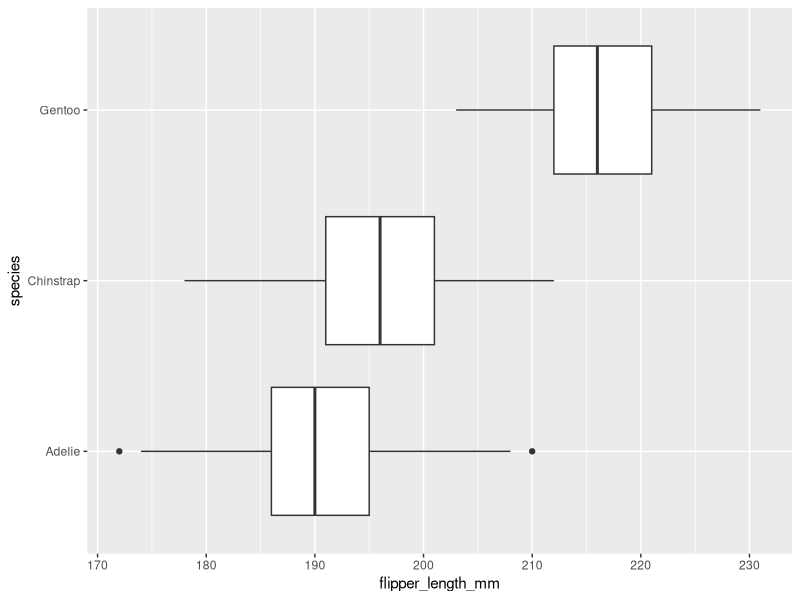
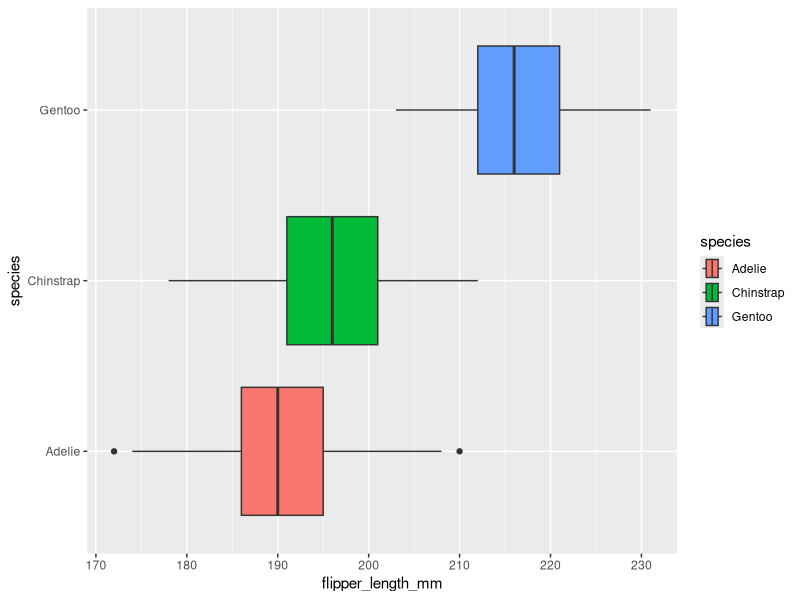
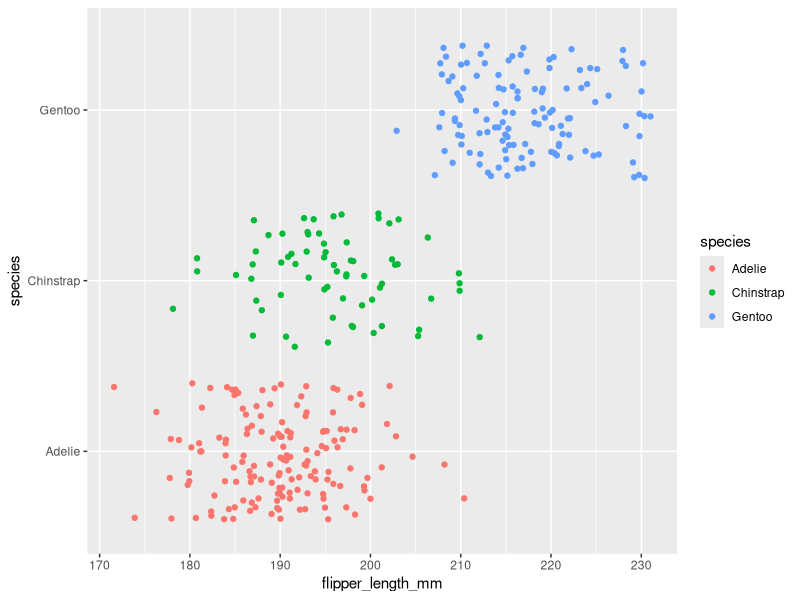
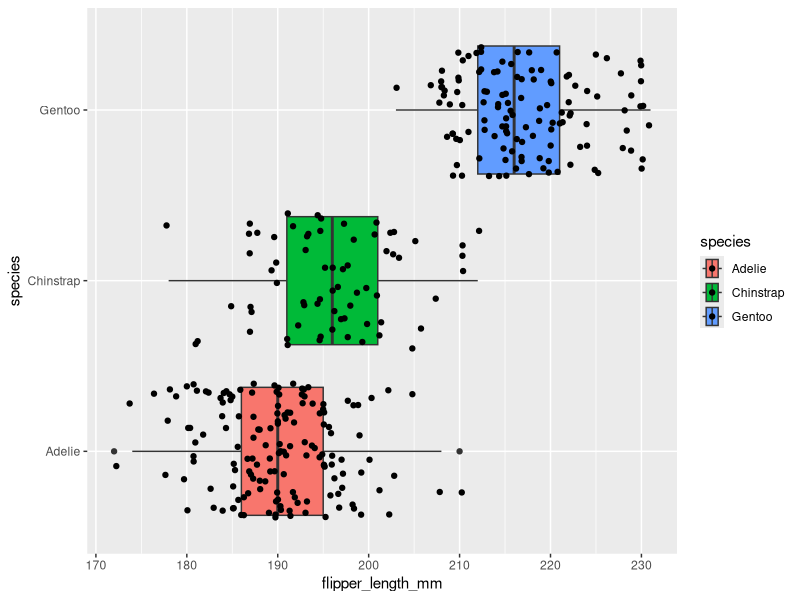
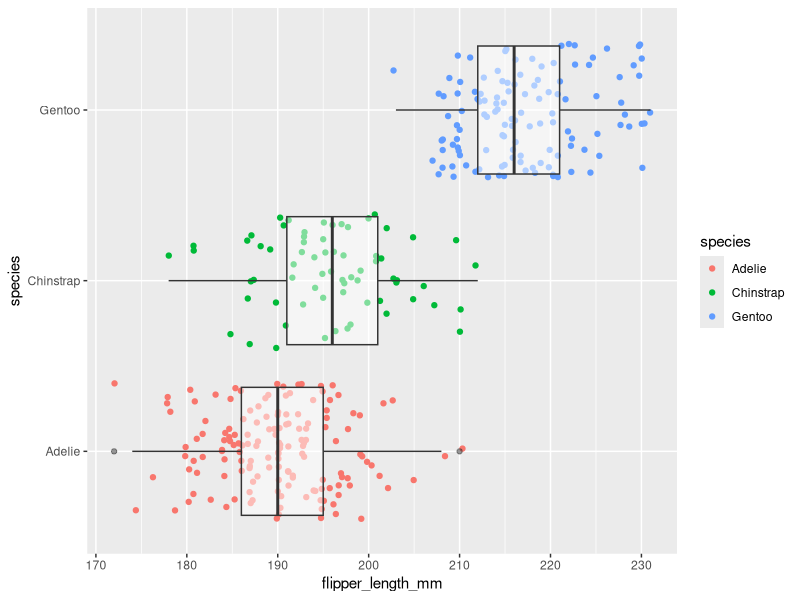
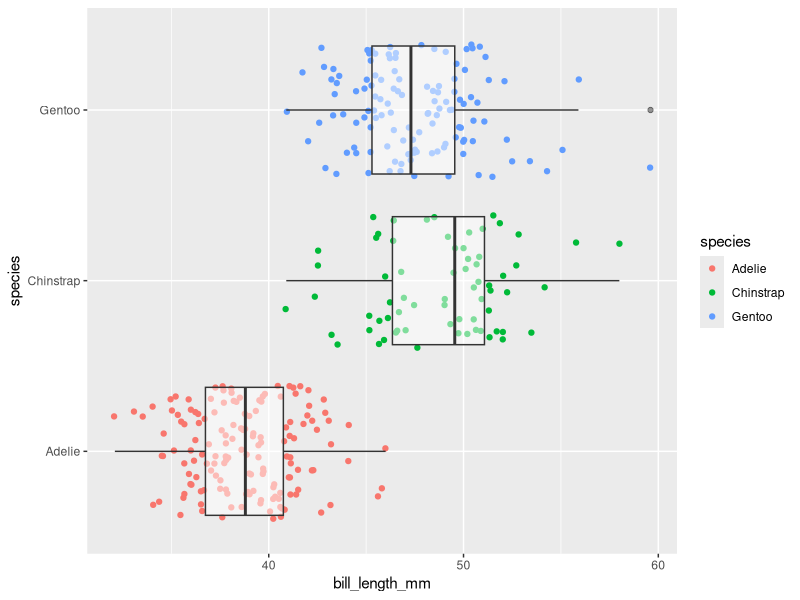
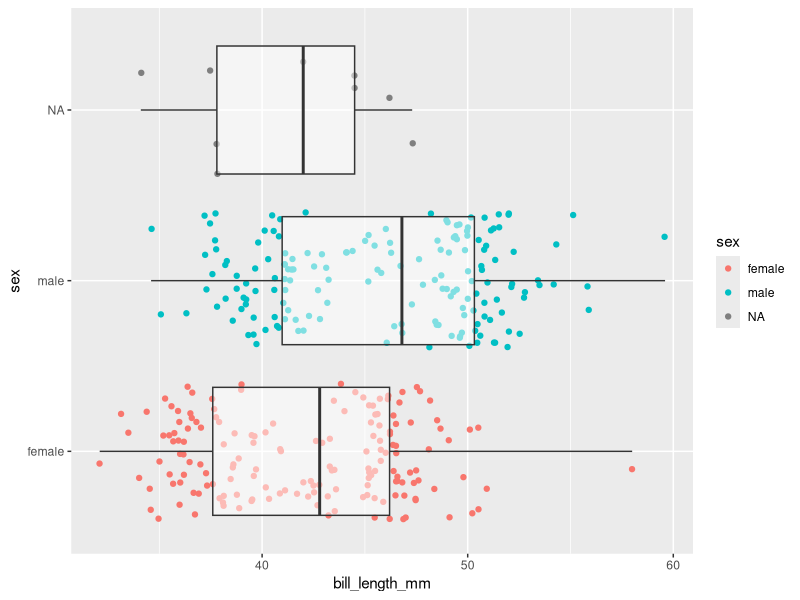
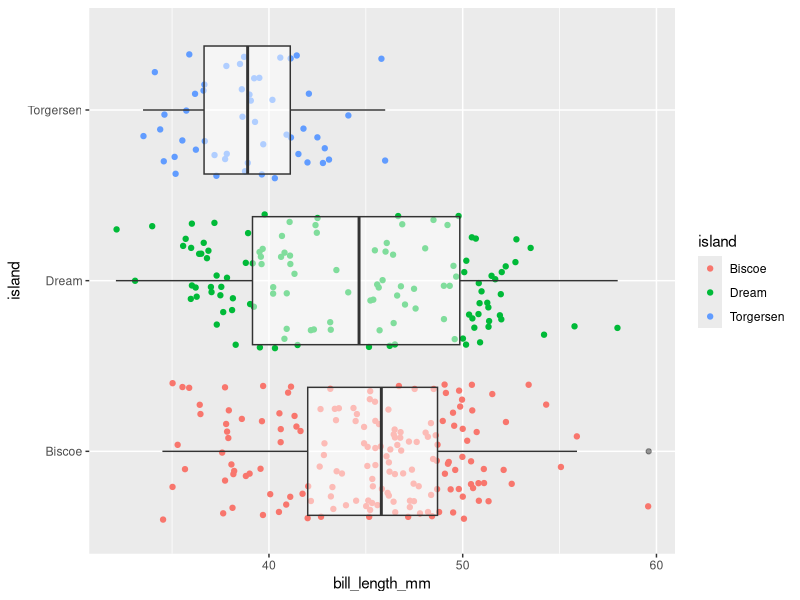

Write the R code that produced these figures, in order.
## ---- chunk 1
knitr::opts_chunk$set(error = TRUE)
## ---- chunk 2
library(palmerpenguins)
penguins
## ---- chunk 3
library(ggplot2)
## ---- chunk 4
ggplot(data = penguins, mapping = aes(x = flipper_length_mm, y = species)) +
  geom_boxplot()
## ---- chunk 5
ggplot(data = penguins, mapping = aes(x = flipper_length_mm, y = species, fill = species)) +
  geom_boxplot()
## ---- chunk 6
ggplot(data = penguins, mapping = aes(x = flipper_length_mm, y = species, color = species)) +
  geom_jitter()
## ---- chunk 7
ggplot(data = penguins, mapping = aes(x = flipper_length_mm, y = species, fill = species)) +
  geom_boxplot() +
  geom_jitter()
## ---- chunk 8
ggplot(data = penguins, mapping = aes(x = flipper_length_mm, y = species)) +
  geom_jitter(aes(color = species))+
  geom_boxplot(alpha = .5)
  
## ---- chunk 9
ggplot(data = penguins, mapping = aes(x = bill_length_mm, y = species)) +
  geom_jitter(aes(color = species))+
  geom_boxplot(alpha = .5)
## ---- chunk 10
ggplot(data = penguins, mapping = aes(x = bill_length_mm, y = sex)) +
  geom_jitter(aes(color = sex))+
  geom_boxplot(alpha = .5)
## ---- chunk 11
ggplot(data = penguins, mapping = aes(x = bill_length_mm, y = island)) +
  geom_jitter(aes(color = island))+
  geom_boxplot(alpha = .5)
## ---- chunk 12

## ---- chunk 13

## ---- chunk 14

